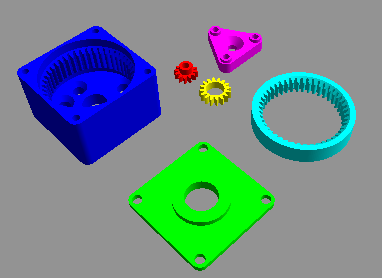
#> input picture Notebooks/image.png, 382 x 278 px
$ jupyter execute --allow-errors Object_detection_tutorial.ipynb
#> lines starting #> are read from the running program, lines starting #| are printed output that depends on the picture; after the words box and inside, x2 and y2 are one past the last pixel; in counts of white or black regions, pixels touching at a corner belong together
#   ROS2 | Exercise 4 - Computer Vision

##  Task 3 - Object Detection

### Pre-requisites
Before you begin this Notebook you have to complete the following tasks explained in the handout
- [x] Setting up the gazebo simulation as a ROS package
- [x] Setting up Conda environment to run this jupyter notebook

### Introduction
Object detection and its importance in robotics. Opencv Intro. Some images

There are 3 parts in this Notebook which covers the following
   - 3.1 : Basic Image processing and Opencv contour detection
   - 3.2 : Object detection and Tracking with Video
   - 3.3 : Object detection and Tracking with ROS2

***
### 3.1 Basic Image processing with OpenCV

### 3.1.1
Familiarize yourself with the basic functionalities available in openCV for basic image reading and visualization with this reference [link](https://docs.opencv.org/4.x/db/deb/tutorial_display_image.html). It has both C++ & Python code. We are following python in this notebook. Execute the following code that reads an image file and displays it in an opencv window.

[cell 1]
import imutils
import cv2
import numpy as np

frame = cv2.imread('image.png')
#> frame is the input picture: shape (278, 382, 3); mean B, G, R 139, 136.9, 111.3
cv2.imshow("Tracking",frame)
cv2.waitKey(0) & 0xFF
cv2.destroyAllWindows()

### 3.1.2

It is important to  pre-process raw input images in computer vision tasks such as object detection and tracking. OpenCV imgproc module contains several functionalities which are often used in image processing.

Convertion between color spaces is necessary to generate image masks. Execute and observe the following code where you convert an image from RGB to HSV color space. The code generates a mask of the green color object.

**Your task**

- [ ] Change HSV values in order to generate masks of other objects.

**References**
- [Concept of HSL and HSV Color spaces](https://en.wikipedia.org/wiki/HSL_and_HSV)
- [Opencv basic Image processing functionalities](https://docs.opencv.org/4.x/d7/da8/tutorial_table_of_content_imgproc.html)
- [OpenCV RGB-HSV color converstions documentation](https://docs.opencv.org/3.4.6/de/d25/imgproc_color_conversions.html#color_convert_rgb_hsv)

[cell 2]
# lower and upper boundaries for HSV thresholds
#Lower = (29, 86, 64)
#Upper = (64, 255, 255)

Lower = (29, 86, 64)
Upper = (180, 255, 255)
kernel = np.ones((11,11),np.float32)/25


def prep(frame):
    frame = imutils.resize(frame, width=600)
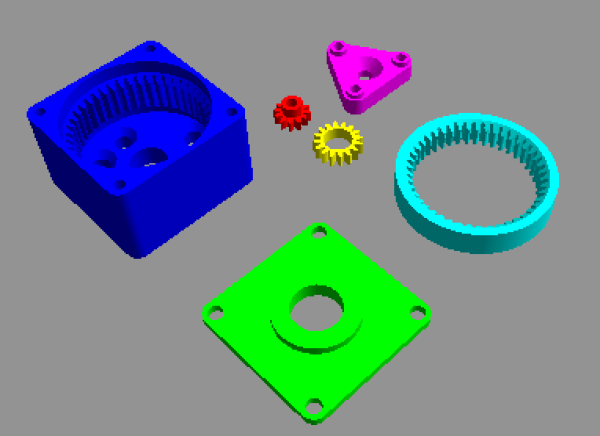
#> frame: shape (436, 600, 3); mean of channels 0, 1, 2 139, 136.9, 111.3; drawn as B, G, R
    kernel = np.ones((11, 11), np.uint8)

    ## Todo 3.1.3 gaussian blur
    # blurred =
    blurred = cv2.GaussianBlur(frame, (11,11), 0)
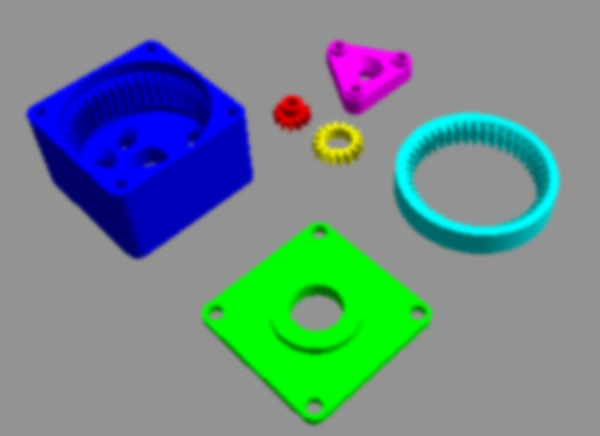
#> blurred: shape (436, 600, 3); mean of channels 0, 1, 2 139, 136.9, 111.3; drawn as B, G, R

    hsv = cv2.cvtColor(blurred, cv2.COLOR_BGR2HSV)
#> hsv: shape (436, 600, 3); mean H, S, V 31.1, 71.3, 163.1
    mask = cv2.inRange(hsv,Lower,Upper)
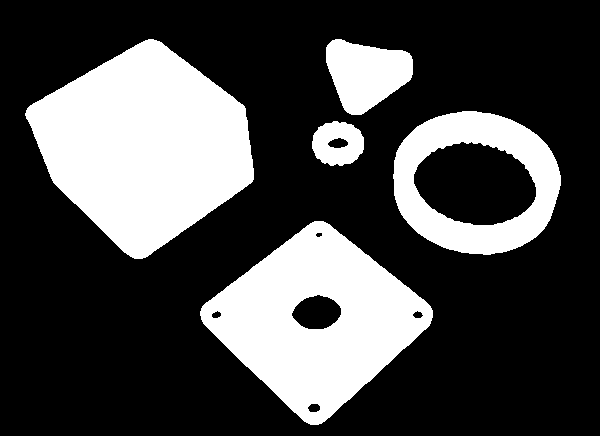
#> mask: shape (436, 600); 28.6% white; 5 white regions

    ## Todo 3.1.3 gaussian blur
    mask = cv2.erode(mask, kernel, iterations=0)

    mask = cv2.dilate(mask, kernel, iterations=0)
    return mask, frame

mask,frame = prep(frame)

cv2.imshow("Image",frame)
cv2.imshow("Masked Image",mask)
cv2.waitKey(0) & 0xFF
cv2.destroyAllWindows()

### 3.1.3

The above implementation provides a satisfactory result. However, when dealing with noisy images it is important to perform morphological transformations such as smoothing, erotion and dialation to get better results.

**Your task**

Read the following documentations and implement the following transformations inside the prep_frame() function above.

- [ ] Apply Gaussian blur with a kernel size of 11x11
- [ ] Apply erosion
- [ ] Apply dialation

**References**

- [Smoothing Images with OpenCV](https://docs.opencv.org/4.5.2/d4/d13/tutorial_py_filtering.html)
- [Perform Erosion and Dialation on the image mask using OpenCV](https://docs.opencv.org/3.4/db/df6/tutorial_erosion_dilatation.html)

### 3.1.4

Finding contours in an image is useful in object detection and tracking. The code snippet below extracts contours from the image file and draws a circle with its center as the same center of detected contour. Execute the code below and observe the results.

**References**
- [ Detecting contours with OpenCV](https://docs.opencv.org/4.5.0/d4/d73/tutorial_py_contours_begin.html)

[cell 3]
### Find contours and display
def find_cnts(mask):
    cnts = cv2.findContours(mask.copy(), cv2.RETR_EXTERNAL,cv2.CHAIN_APPROX_SIMPLE)
#> cnts = 5 contours; box (x1, y1, x2, y2) and area: (25, 39, 254, 259) 31628, (200, 221, 433, 425) 26405, (393, 111, 561, 255) 18858, (326, 39, 413, 115) 4372, (312, 121, 364, 166) 1766
    cnts = imutils.grab_contours(cnts)
    return cnts
def detect_conts(frame):
    mask,frame = prep(frame)
    cnts = find_cnts(mask)
    c = max(cnts, key=cv2.contourArea)
    ((x, y), radius) = cv2.minEnclosingCircle(c) ## A different contour?

    # Find center of contour using moments in opencvq
    M = cv2.moments(c)
    center = (int(M["m10"] / M["m00"]), int(M["m01"] / M["m00"]))

    #circle
    frame1 = frame
    cv2.circle(frame1, (int(x), int(y)), int(radius),(0, 0, 255), 2)
    cv2.circle(frame1, center, 5, (0, 0, 255), -1)
    #cv2.imshow("Circle", frame1)


    ## ToDo 3.1.5
    #  1. Bounding rectancgle

    # Loop over the contours
    for c in cnts:
        # Get the bounding rectangle of the contour
        x, y, w, h = cv2.boundingRect(c)
        # Draw the bounding rectangle on the image
        cv2.rectangle(frame1, (x, y), (x + w, y + h), (0, 255, 0), 2)

        # Get the rotated bounding rectangle of the contour
        rect = cv2.minAreaRect(c)
        box = cv2.boxPoints(rect)
        box = np.int0(box)
        # Draw the rotated bounding rectangle on the image

        cv2.drawContours(frame1, [box], 0, (0, 0, 255), 2)

        hull = cv2.convexHull(c)
        # Draw the convex hull on the image
        cv2.drawContours(frame1, [hull], 0, (255, 0, 0), 2)


    # Show the image with the bounding rectangles
    cv2.imshow("Bounding Rectangles", frame1)


    #  2. Convex Hull
    return frame1

def draw_conts(frame):
    mask,frame = prep(frame)
    cnts = find_cnts(mask)
    c = max(cnts, key=cv2.contourArea)
#> c = contour of 306 points, box (x1, y1, x2, y2) (25, 39, 254, 259), area 31628
    ((x, y), radius) = cv2.minEnclosingCircle(c) ## A different contour?
#> x = 139; y = 146; radius = 118.7

    # Find center of contour using moments in opencvq
    M = cv2.moments(c)
#> M = moments, m00 31628.5, centre m10/m00, m01/m00 = (143.8, 145.5)
    center = (int(M["m10"] / M["m00"]), int(M["m01"] / M["m00"]))
#> center = (143, 145)

    #circle
    frame1 = frame
    cv2.circle(frame1, (int(x), int(y)), int(radius),(0, 0, 255), 2)
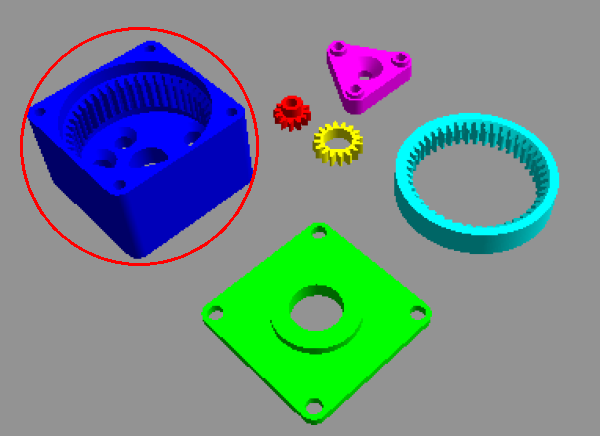
#> frame1: shape (436, 600, 3); 0.85% of pixels changed, all inside (x1, y1, x2, y2) = (20, 27, 259, 266); drawn as B, G, R
    cv2.circle(frame1, center, 5, (0, 0, 255), -1)
#> frame1: shape (436, 600, 3); 0.03% of pixels changed, all inside (x1, y1, x2, y2) = (138, 140, 149, 151)
    #cv2.imshow("Circle", frame1)


    ## ToDo 3.1.5
    #  1. Bounding rectancgle

    # Loop over the contours
    for c in cnts:
        # Get the bounding rectangle of the contour
        x, y, w, h = cv2.boundingRect(c)
        # Draw the bounding rectangle on the image
        cv2.rectangle(frame1, (x, y), (x + w, y + h), (0, 255, 0), 2)

        # Get the rotated bounding rectangle of the contour
        rect = cv2.minAreaRect(c)
        box = cv2.boxPoints(rect)
        box = np.int0(box)
        # Draw the rotated bounding rectangle on the image

        cv2.drawContours(frame1, [box], 0, (0, 0, 255), 2)

        hull = cv2.convexHull(c)
        # Draw the convex hull on the image
        cv2.drawContours(frame1, [hull], 0, (255, 0, 0), 2)
#> this loop made 5 passes
#> (x, y, w, h, rect, box) on passes 1 to 5: (200, 221, 233, 204, ((316.5, 314.5), (172.5, 173.9), -45), [[317, 437], [194, 314], [316, 192], [439, 315]]), (312, 121, 52, 45, ((337.5, 143), (44, 51), -90), [[363, 165], [312, 165], [312, 121], [363, 121]]), (393, 111, 168, 144, ((474.6, 182.3), (141.9, 167.1), -75.96), [[538, 271], [376, 230], [410, 93], [572, 133]]), (326, 39, 87, 76, ((365.5, 80.01), (72.03, 89.43), -79.78), [[403, 123], [315, 107], [327, 36], [415, 52]]), (25, 39, 229, 220, ((145.8, 140.2), (199.9, 190.9), -35.13), [[119, 275], [9, 119], [172, 4], [282, 160]])
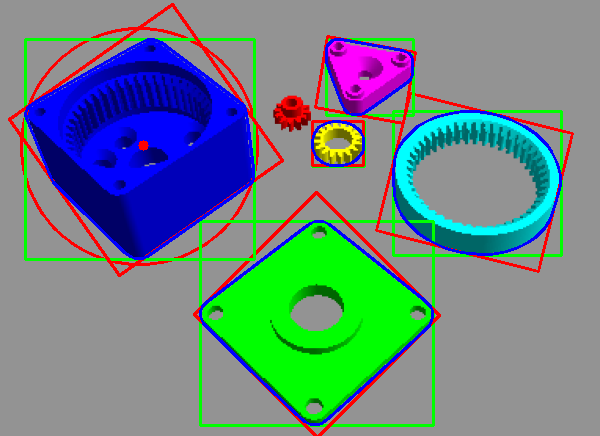
#> frame1: shape (436, 600, 3); mean of channels 0, 1, 2 133.6, 132, 107.6; drawn as B, G, R


    # Show the image with the bounding rectangles
    cv2.imshow("Bounding Rectangles", frame1)


    #  2. Convex Hull


    cv2.waitKey(0) & 0xFF
    cv2.destroyAllWindows()

frame = cv2.imread('image.png')
draw_conts(frame)

***
### 3.2 Object detection and Tracking with Video

### 3.2.1

Execute and observe the below code snippet which reads frames from a given video file at a pre-defined frame rate.

**Your task**
- [ ] Implement pre-processing and find contour of the moving blob on by modifiying the same code below
- [ ] Implement a suitable labelling mode (Enclosed Circle / bounding Box or convex hull) and display the resulted tracking on a seperated window

**Tip** : Use the same functions from 3.1. Avoid creating duplicate functions and unnecessarily lenghty code

### 3.1.5
The above implementation only uses a minimum enclosing circle for labelling the detected image. There are more labelling options such as bounding boxes and convex hull which may come handy in various computer vision tasks.

**Your task**

- [ ] Implement a bounding rectangle and rotated rectangle on the detected contours by modifying the code in 3.1.4
- [ ] Implement a convex hull on the detected contours by modifying the code in 3.1.4

**References**
- [Contour features in OpenCV](https://docs.opencv.org/4.x/dd/d49/tutorial_py_contour_features.html)
- [Creating Bounding boxes and circles for contours](https://docs.opencv.org/4.x/da/d0c/tutorial_bounding_rects_circles.html)
-[Convex Hull](https://docs.opencv.org/4.x/d7/d1d/tutorial_hull.html)

[cell 4]
from imutils.video import VideoStream
import time

vs = cv2.VideoCapture("test_video.avi")
time.sleep(2.0)

frame_rate = 30
prev = 0

while True :
    time_elapsed = time.time() - prev


    if time_elapsed > 1./frame_rate:
        frame = vs.read()
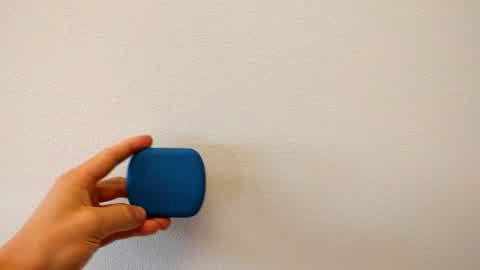
#> input picture frame 30 of Notebooks/test_video.avi, 480 x 270 px
        frame = frame[1]
#> frame is the input picture: shape (270, 480, 3); mean B, G, R 160.5, 176.2, 193.7
        if frame is None:
            break
        frame = detect_conts(frame)
#> in prep (call 3), `hsv = cv2.cvtColor(blurred, cv2.COLOR_BGR2HSV)`: hsv: shape (337, 600, 3); mean H, S, V 20.6, 56.2, 196.5
#> in prep (call 3), `mask = cv2.inRange(hsv,Lower,Upper)`:
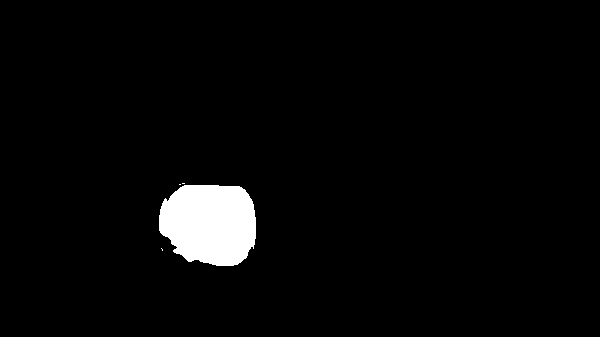
#> mask: shape (337, 600); 3.2% white; 4 white regions (3 under 20 px)
#> in find_cnts (call 2), `cnts = cv2.findContours(mask.copy(), cv2.RETR_EXTERNAL,cv2.CHAIN_APPRO..`: cnts = 4 contours, 3 with area under 20; largest, box (x1, y1, x2, y2) and area: (159, 185, 256, 266) 6370
#> in detect_conts, `c = max(cnts, key=cv2.contourArea)`: c = contour of 110 points, box (x1, y1, x2, y2) (159, 185, 256, 266), area 6370
#> in detect_conts, `((x, y), radius) = cv2.minEnclosingCircle(c)`: x = 208.4; y = 223.7; radius = 50.8
#> in detect_conts, `M = cv2.moments(c)`: M = moments, m00 6369.5, centre m10/m00, m01/m00 = (209.5, 223.2)
#> in detect_conts, `center = (int(M["m10"] / M["m00"]), int(M["m01"] / M["m00"]))`: center = (209, 223)
#> in detect_conts, `cv2.circle(frame1, (int(x), int(y)), int(radius),(0, 0, 255), 2)`:
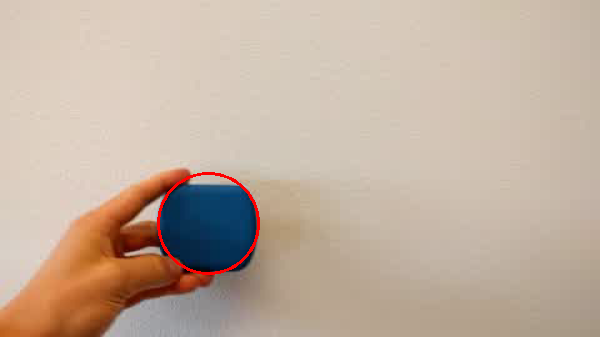
#> frame1: shape (337, 600, 3); mean of channels 0, 1, 2 160.1, 175.8, 194.5; drawn as B, G, R
#> in detect_conts, `cv2.circle(frame1, center, 5, (0, 0, 255), -1)`: frame1: shape (337, 600, 3); 0.04% of pixels changed, all inside (x1, y1, x2, y2) = (204, 218, 215, 229)
#> the loop in detect_conts, `for c in cnts:` made 4 passes
#> (x, y, w, h, rect, box) on passes 2 to 4: (159, 185, 97, 81, ((207, 225), (80, 96), -90), [[255, 265], [159, 265], [159, 185], [255, 185]]), (179, 184, 2, 1, ((179.5, 184), (0, 1), -90), [[180, 184], [179, 184], [179, 184], [180, 184]]), (182, 183, 3, 1, ((183, 183), (0, 2), -90), [[184, 183], [182, 183], [182, 183], [184, 183]])
#> (c, x, y, w, h, rect, box) on pass 1: ([[161, 248], [162, 249], [162, 250], [162, 249]], 161, 248, 2, 3, ((161.7, 248.9), (0.447, 2.24), -26.57), [[162, 250], [161, 248], [161, 247], [162, 249]])
#> after the loop in detect_conts, `for c in cnts:`:
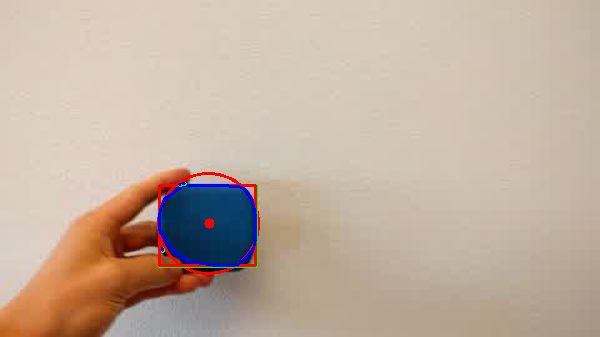
#> frame1: shape (337, 600, 3); mean of channels 0, 1, 2 160.7, 175.6, 194.4; drawn as B, G, R
        cv2.imshow("Frame", frame)
        key = cv2.waitKey(1) & 0xFF
#> (key q is pressed here)
        if key == ord("q"):
            break
        prev = time.time()

cv2.destroyAllWindows()
